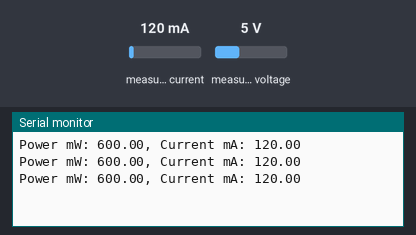
This sketch was run on a simulated Arduino Leonardo, built with avr-gcc and run on an emulated ATmega32U4. Shown: the last lines printed to the serial monitor. The inputs (shaded band) are chosen by the test bench; at power-on: measured current 120 mA, measured voltage 5 V.

Above: at 1.2 s.
1.3 s: measured current set to 40 mA
At 1.9 s:
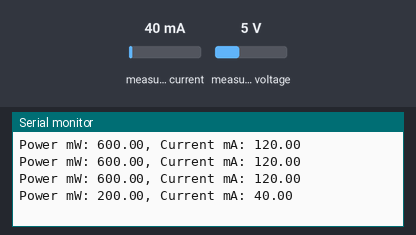
2.8 s: measured voltage set to 0.3 V
At 3.5 s:
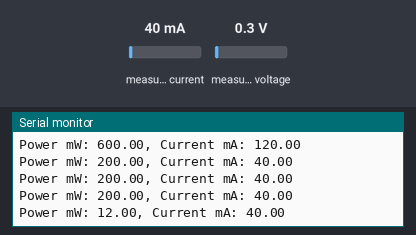
4.3 s: measured current set to 500 mA
At 5.0 s:
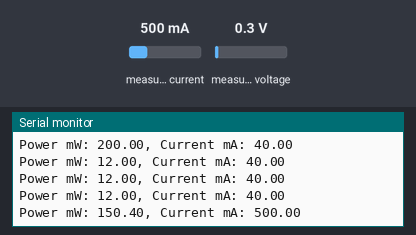
Timing chart, 0 to 7.3 s (numbered marks = the images above; inputs shaded):
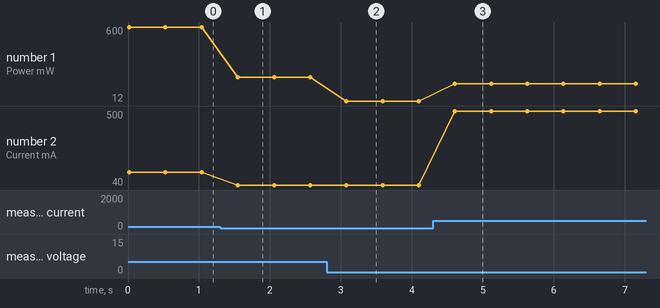

Measured:
- after the input at 1.3 s, the serial monitor: prints a new line after 0.25 s (image 1)
- after the input at 2.8 s, the serial monitor: prints a new line after 0.28 s (image 2)
- after the input at 4.3 s, the serial monitor: prints a new line after 0.31 s (image 3)
- plotted number 1: 600 → 200 after the input at 1.3 s, 200 → 12 after the input at 2.8 s, 12 → 150.4 after the input at 4.3 s
- plotted number 2: 120 → 40 after the input at 1.3 s, 40 → 500 after the input at 4.3 s

The sketch:

current_measurement.ino
```cpp
#include <Wire.h>
#include <Adafruit_INA219.h>

Adafruit_INA219 ina219;

void setup(void)
{
  Serial.begin(115200);
  while (!Serial) {
      // will pause Zero, Leonardo, etc until serial console opens
      delay(1);
  }

  uint32_t currentFrequency;

//  Serial.println("Hello!");

  // Initialize the INA219.
  // By default the initialization will use the largest range (32V, 2A).  However
  // you can call a setCalibration function to change this range (see comments).
  if (! ina219.begin()) {
    Serial.println("Failed to find INA219 chip");
    while (1) { delay(10); }
  }
  // To use a slightly lower 32V, 1A range (higher precision on amps):
 ina219.setCalibration_32V_1A();
  // Or to use a lower 16V, 400mA range (higher precision on volts and amps):
  //ina219.setCalibration_16V_400mA();

//  Serial.println("Measuring voltage and current with INA219 ...");
}

void log_variable(const char *name, float value, bool last = false)
{
  Serial.print(name);
  Serial.print(": ");
  Serial.print(value);
  if(last)
    Serial.println();
  else
    Serial.print(", ");
}

void loop(void)
{
  float shuntvoltage = 0;
  float busvoltage = 0;
  float current_mA = 0;
  float loadvoltage = 0;
  float power_mW = 0;

  shuntvoltage = ina219.getShuntVoltage_mV();
  busvoltage = ina219.getBusVoltage_V();
  current_mA = ina219.getCurrent_mA();
  power_mW = ina219.getPower_mW();
  loadvoltage = busvoltage + (shuntvoltage / 1000);

  // log_variable("Load voltage mV", loadvoltage * 1000);
  log_variable("Power mW", power_mW);
  log_variable("Current mA", current_mA, true);

  delay(500);
}
```
